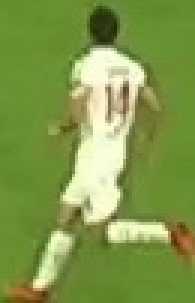
#> input picture output_videos/cropped_image.jpg, 65 x 101 px (shown 3 times larger)
$ jupyter execute color_assignment.ipynb
#> lines starting #> are read from the running program, lines starting #| are printed output that depends on the picture; after the words box and inside, x2 and y2 are one past the last pixel; in counts of white or black regions, pixels touching at a corner belong together
[cell 1]
import cv2
import matplotlib.pyplot as plt
import numpy as np
from sklearn.cluster import KMeans

[cell 2]
image_path = '../output_videos/cropped_image.jpg'
image = cv2.imread(image_path)
#> image is the input picture: shape (101, 65, 3); mean B, G, R 73.4, 152.3, 128.5
image = cv2. cvtColor(image, cv2.COLOR_RGB2BGR)

[cell 3]
plt.imshow(image)

# Top half of the image

[cell 4]
top_half = image[0: int(image.shape[0]/2), :]
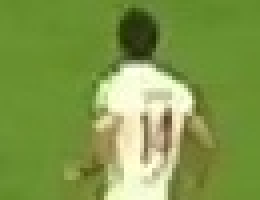
#> top_half: shape (50, 65, 3) (shown 4 times larger); mean R, G, B 127.4, 152.6, 73.6
plt.imshow(top_half)

# Cluster image into two dimension array

[cell 5]
image_2d = top_half.reshape(-1, 3)

kmeans = KMeans(2, random_state=0).fit(image_2d)

# Get cluster labels
cluster_lables = kmeans.labels_
#> cluster_lables = 3250 values, max 1 at index 0, min 0 at index 1070, mean 0.831

# reshape to be an image
clustered_image = cluster_lables.reshape(top_half.shape[0], top_half.shape[1])
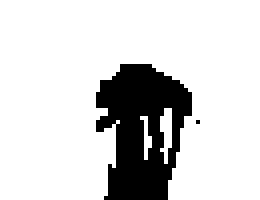
#> clustered_image: shape (50, 65) int32 (shown 4 times larger); values 0 (black) and 1 (white), 83.1% white; 2 black regions (1 under 20 px), largest, box (x1, y1, x2, y2) and area: (24, 16, 48, 50) 547

plt.imshow(clustered_image)
plt.show()

[cell 6]
corner_clusters = [clustered_image[0, 0], clustered_image[0, 1], clustered_image[-1, 0], clustered_image[-1, -1]]
#> corner_clusters = [1, 1, 1, 1]
non_player_cluster = max(set(corner_clusters), key=corner_clusters.count)
#> non_player_cluster = 1
print(non_player_cluster)
#| 1

[cell 7]
player_cluster = 1 - non_player_cluster
#> player_cluster = 0
print(player_cluster)
#| 0

[cell 8]
kmeans.cluster_centers_[player_cluster]
#> Out = [228.2, 228.7, 185.9]
